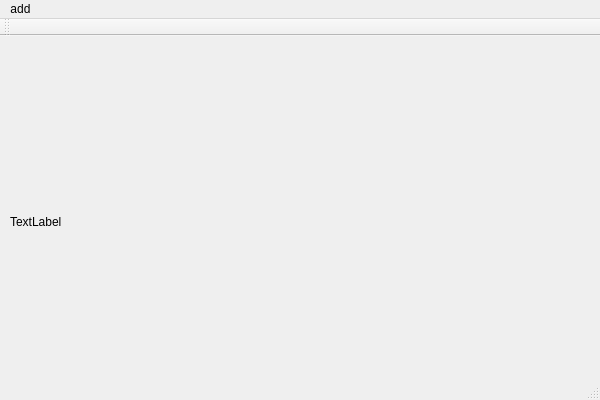
<?xml version="1.0" encoding="UTF-8"?>
<ui version="4.0">
 <class>Qt_testClass</class>
 <widget class="QMainWindow" name="Qt_testClass">
  <property name="geometry">
   <rect>
    <x>0</x>
    <y>0</y>
    <width>600</width>
    <height>400</height>
   </rect>
  </property>
  <property name="windowTitle">
   <string>Qt_test</string>
  </property>
  <widget class="QWidget" name="centralWidget">
   <widget class="QLabel" name="videolabel">
    <property name="geometry">
     <rect>
      <x>10</x>
      <y>10</y>
      <width>151</width>
      <height>111</height>
     </rect>
    </property>
    <property name="text">
     <string/>
    </property>
   </widget>
   <widget class="QLabel" name="slicelabel">
    <property name="geometry">
     <rect>
      <x>190</x>
      <y>10</y>
      <width>381</width>
      <height>111</height>
     </rect>
    </property>
    <property name="text">
     <string/>
    </property>
   </widget>
   <widget class="QLabel" name="bglabel">
    <property name="geometry">
     <rect>
      <x>10</x>
      <y>120</y>
      <width>151</width>
      <height>131</height>
     </rect>
    </property>
    <property name="text">
     <string>TextLabel</string>
    </property>
   </widget>
  </widget>
  <widget class="QMenuBar" name="menuBar">
   <property name="geometry">
    <rect>
     <x>0</x>
     <y>0</y>
     <width>600</width>
     <height>21</height>
    </rect>
   </property>
   <widget class="QMenu" name="menuAdd">
    <property name="title">
     <string>add</string>
    </property>
   </widget>
   <addaction name="menuAdd"/>
  </widget>
  <widget class="QStatusBar" name="statusBar"/>
  <widget class="QToolBar" name="mainToolBar">
   <property name="minimumSize">
    <size>
     <width>0</width>
     <height>0</height>
    </size>
   </property>
   <attribute name="toolBarArea">
    <enum>TopToolBarArea</enum>
   </attribute>
   <attribute name="toolBarBreak">
    <bool>false</bool>
   </attribute>
  </widget>
 </widget>
 <layoutdefault spacing="6" margin="11"/>
 <resources>
  <include location="qt_test.qrc"/>
 </resources>
 <connections/>
</ui>
